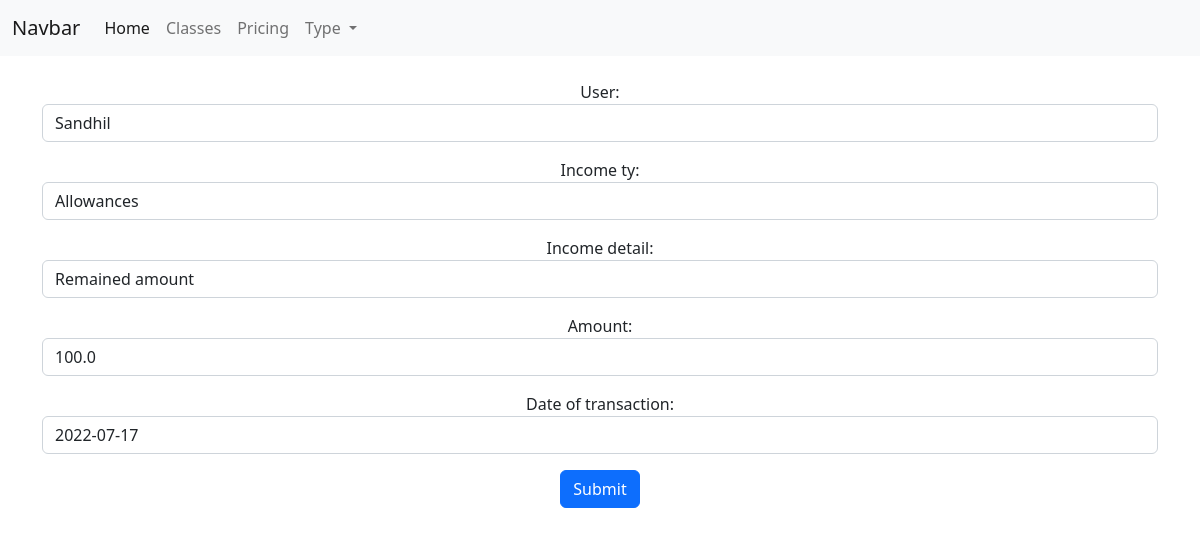
Screenshot of /income_update/3/ with the database file from the repository.
### base/models.py (models this page shows, shortened)
class User(models.Model):
    user = models.CharField(max_length=20)
    age = models.IntegerField(null=True)
    def __str__(self):
        return self.user

class Income(models.Model):
    user = models.ForeignKey(User, on_delete=models.CASCADE, null=True)
    SALARY = "SL"
    COMMISION= "CO"
    INTEREST = "IN"
    SALES = "SA"
    INVESTMENTS = "IV"
    GIFTS = "GF"
    ALLOWANCE= "AL"
    types_of_incomes = [
        (SALARY, "Salary"),
        (COMMISION, "Commission"),
        (INTEREST, "Interest"),
        (SALES, "Sales"),
        (INVESTMENTS, "Investments"),
        (GIFTS, "Gifts"),
        (ALLOWANCE, "Allowances"),
    ]
    income_ty = models.CharField(max_length=2, choices=types_of_incomes, default=SALARY)
    income_detail = models.TextField(max_length=500, blank=True)
    amount = models.FloatField(null=True, blank=True)
    date = models.DateTimeField("Date of transaction", null=True)

### base/views.py (the view)
# urls.py: path('income_update/<str:pk>/', views.update_income, name="update_income"),
def update_income(request,pk):
    income_ty = Income.objects.get(id=pk)
    form = IncomeForm(instance=income_ty)
    if request.method == "POST":
        form = IncomeForm(request.POST, instance=income_ty)
        if form.is_valid():
            form.save()
            return redirect('/')
    context = {"form":form}
    return render(request, 'base/income_form.html', context)

### base/forms.py
class IncomeForm(forms.ModelForm):
    class Meta:
        model = Income
        fields = "__all__"
        widgets = {
            'user': forms.Select(attrs={'class':'form-control'}),
            'income_ty': forms.Select(attrs={'class':'form-control'}),
            'income_detail': forms.TextInput(attrs={'class':'form-control'}),
            'amount': forms.NumberInput(attrs={'class':'form-control'}),
            'date': forms.DateInput(attrs={'class':'form-control'}),
        }

### base/templates/base/income_form.html (shortened to what this page needs)
{% extends './main.html' %}
{% block content %}
<center>
  <div class="container">
    <div class="row">
<form action="" method="POST">
  <div class="form-group">
    {{form.as_p}}
<center><button type="button" class="btn btn-primary" data-bs-toggle="modal" data-bs-target="#exampleModal">
    Submit
  </button></center>
</div>
</form>
    </div>
  </div>
</center>
{% endblock %}

### rows the page displays
User: user "Sandhil"
Income: income_ty "Allowances", income_detail "Remained amount", amount "100.0", date "2022-07-17"
